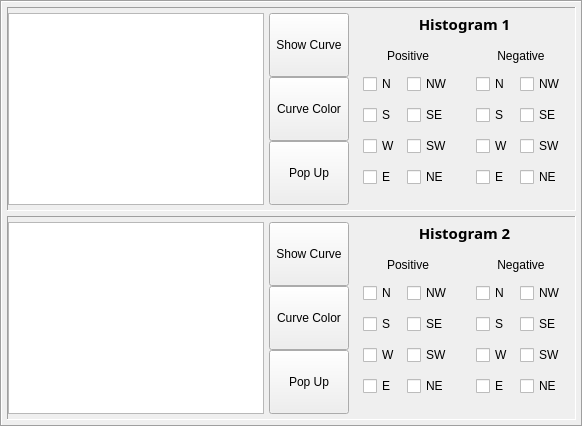
    <widget class="QFrame" name="frame_graph">
     <property name="frameShape">
      <enum>QFrame::Shape::Box</enum>
     </property>
     <property name="frameShadow">
      <enum>QFrame::Shadow::Sunken</enum>
     </property>
     <layout class="QVBoxLayout" name="verticalLayout_17">
      <property name="spacing">
       <number>5</number>
      </property>
      <property name="leftMargin">
       <number>5</number>
      </property>
      <property name="topMargin">
       <number>5</number>
      </property>
      <property name="rightMargin">
       <number>5</number>
      </property>
      <property name="bottomMargin">
       <number>5</number>
      </property>
      <item>
       <widget class="QFrame" name="histogram_1">
        <property name="frameShape">
         <enum>QFrame::Shape::Panel</enum>
        </property>
        <property name="frameShadow">
         <enum>QFrame::Shadow::Sunken</enum>
        </property>
        <layout class="QGridLayout" name="gridLayout_5">
         <property name="leftMargin">
          <number>0</number>
         </property>
         <property name="topMargin">
          <number>5</number>
         </property>
         <property name="rightMargin">
          <number>0</number>
         </property>
         <property name="bottomMargin">
          <number>5</number>
         </property>
         <property name="horizontalSpacing">
          <number>5</number>
         </property>
         <property name="verticalSpacing">
          <number>0</number>
         </property>
         <item row="2" column="5">
          <widget class="QWidget" name="h1_pos" native="true">
           <layout class="QGridLayout" name="gridLayout_10">
            <item row="3" column="0">
             <widget class="QCheckBox" name="cb_h1_pos_W">
              <property name="text">
               <string>W</string>
              </property>
             </widget>
            </item>
            <item row="1" column="1">
             <widget class="QCheckBox" name="cb_h1_pos_NW">
              <property name="text">
               <string>NW</string>
              </property>
             </widget>
            </item>
            <item row="1" column="0">
             <widget class="QCheckBox" name="cb_h1_pos_N">
              <property name="text">
               <string>N</string>
              </property>
             </widget>
            </item>
            <item row="4" column="1">
             <widget class="QCheckBox" name="cb_h1_pos_NE">
              <property name="text">
               <string>NE</string>
              </property>
             </widget>
            </item>
            <item row="3" column="1">
             <widget class="QCheckBox" name="cb_h1_pos_SW">
              <property name="text">
               <string>SW</string>
              </property>
             </widget>
            </item>
            <item row="4" column="0">
             <widget class="QCheckBox" name="cb_h1_pos_E">
              <property name="text">
               <string>E</string>
              </property>
             </widget>
            </item>
            <item row="2" column="0">
             <widget class="QCheckBox" name="cb_h1_pos_S">
              <property name="text">
               <string>S</string>
              </property>
             </widget>
            </item>
            <item row="2" column="1">
             <widget class="QCheckBox" name="cb_h1_pos_SE">
              <property name="text">
               <string>SE</string>
              </property>
             </widget>
            </item>
            <item row="0" column="0" colspan="2">
             <widget class="QLabel" name="label_h1_pos">
              <property name="sizePolicy">
               <sizepolicy hsizetype="Preferred" vsizetype="Maximum">
                <horstretch>0</horstretch>
                <verstretch>0</verstretch>
               </sizepolicy>
              </property>
              <property name="text">
               <string>Positive</string>
              </property>
              <property name="alignment">
               <set>Qt::AlignmentFlag::AlignCenter</set>
              </property>
             </widget>
            </item>
           </layout>
          </widget>
         </item>
         <item row="2" column="6">
          <widget class="QWidget" name="h1_neg" native="true">
           <layout class="QGridLayout" name="gridLayout_11">
            <item row="3" column="0">
             <widget class="QCheckBox" name="cb_h1_neg_W">
              <property name="text">
               <string>W</string>
              </property>
             </widget>
            </item>
            <item row="0" column="0" colspan="2">
             <widget class="QLabel" name="label_h1_neg">
              <property name="sizePolicy">
               <sizepolicy hsizetype="Preferred" vsizetype="Maximum">
                <horstretch>0</horstretch>
                <verstretch>0</verstretch>
               </sizepolicy>
              </property>
              <property name="text">
               <string>Negative</string>
              </property>
              <property name="alignment">
               <set>Qt::AlignmentFlag::AlignCenter</set>
              </property>
             </widget>
            </item>
            <item row="1" column="1">
             <widget class="QCheckBox" name="cb_h1_neg_NW">
              <property name="text">
               <string>NW</string>
              </property>
             </widget>
            </item>
            <item row="1" column="0">
             <widget class="QCheckBox" name="cb_h1_neg_N">
              <property name="text">
               <string>N</string>
              </property>
             </widget>
            </item>
            <item row="4" column="1">
             <widget class="QCheckBox" name="cb_h1_neg_NE">
              <property name="text">
               <string>NE</string>
              </property>
             </widget>
            </item>
            <item row="3" column="1">
             <widget class="QCheckBox" name="cb_h1_neg_SW">
              <property name="text">
               <string>SW</string>
              </property>
             </widget>
            </item>
            <item row="4" column="0">
             <widget class="QCheckBox" name="cb_h1_neg_E">
              <property name="text">
               <string>E</string>
              </property>
             </widget>
            </item>
            <item row="2" column="0">
             <widget class="QCheckBox" name="cb_h1_neg_S">
              <property name="text">
               <string>S</string>
              </property>
             </widget>
            </item>
            <item row="2" column="1">
             <widget class="QCheckBox" name="cb_h1_neg_SE">
              <property name="text">
               <string>SE</string>
              </property>
             </widget>
            </item>
           </layout>
          </widget>
         </item>
         <item row="1" column="0" rowspan="2">
          <widget class="QGraphicsView" name="graph_1">
           <property name="sizePolicy">
            <sizepolicy hsizetype="Expanding" vsizetype="Minimum">
             <horstretch>0</horstretch>
             <verstretch>0</verstretch>
            </sizepolicy>
           </property>
          </widget>
         </item>
         <item row="1" column="5" colspan="2">
          <widget class="QLabel" name="label_histogram_1">
           <property name="sizePolicy">
            <sizepolicy hsizetype="Preferred" vsizetype="Maximum">
             <horstretch>0</horstretch>
             <verstretch>0</verstretch>
            </sizepolicy>
           </property>
           <property name="font">
            <font>
             <family>Noto Sans</family>
             <pointsize>11</pointsize>
             <bold>true</bold>
            </font>
           </property>
           <property name="text">
            <string>Histogram 1</string>
           </property>
           <property name="alignment">
            <set>Qt::AlignmentFlag::AlignCenter</set>
           </property>
          </widget>
         </item>
         <item row="1" column="4" rowspan="2">
          <widget class="QWidget" name="h1_btn" native="true">
           <layout class="QVBoxLayout" name="verticalLayout_16">
            <property name="spacing">
             <number>0</number>
            </property>
            <property name="leftMargin">
             <number>0</number>
            </property>
            <property name="topMargin">
             <number>0</number>
            </property>
            <property name="rightMargin">
             <number>0</number>
            </property>
            <property name="bottomMargin">
             <number>0</number>
            </property>
            <item>
             <widget class="QToolButton" name="btn_h1_show">
              <property name="sizePolicy">
               <sizepolicy hsizetype="Minimum" vsizetype="Minimum">
                <horstretch>0</horstretch>
                <verstretch>0</verstretch>
               </sizepolicy>
              </property>
              <property name="text">
               <string>Show Curve</string>
              </property>
             </widget>
            </item>
            <item>
             <widget class="QToolButton" name="btn_h1_color">
              <property name="sizePolicy">
               <sizepolicy hsizetype="Minimum" vsizetype="Minimum">
                <horstretch>0</horstretch>
                <verstretch>0</verstretch>
               </sizepolicy>
              </property>
              <property name="text">
               <string>Curve Color</string>
              </property>
             </widget>
            </item>
            <item>
             <widget class="QToolButton" name="btn_h1_popup">
              <property name="sizePolicy">
               <sizepolicy hsizetype="Minimum" vsizetype="Minimum">
                <horstretch>0</horstretch>
                <verstretch>0</verstretch>
               </sizepolicy>
              </property>
              <property name="text">
               <string>Pop Up</string>
              </property>
             </widget>
            </item>
           </layout>
          </widget>
         </item>
        </layout>
       </widget>
      </item>
      <item>
       <widget class="QFrame" name="histogram_2">
        <property name="frameShape">
         <enum>QFrame::Shape::Panel</enum>
        </property>
        <property name="frameShadow">
         <enum>QFrame::Shadow::Sunken</enum>
        </property>
        <property name="lineWidth">
         <number>1</number>
        </property>
        <layout class="QGridLayout" name="gridLayout_4">
         <property name="leftMargin">
          <number>0</number>
         </property>
         <property name="topMargin">
          <number>5</number>
         </property>
         <property name="rightMargin">
          <number>0</number>
         </property>
         <property name="bottomMargin">
          <number>5</number>
         </property>
         <property name="horizontalSpacing">
          <number>5</number>
         </property>
         <property name="verticalSpacing">
          <number>0</number>
         </property>
         <item row="1" column="0" rowspan="2">
          <widget class="QGraphicsView" name="graph_2">
           <property name="sizePolicy">
            <sizepolicy hsizetype="Expanding" vsizetype="Minimum">
             <horstretch>0</horstretch>
             <verstretch>0</verstretch>
            </sizepolicy>
           </property>
          </widget>
         </item>
         <item row="2" column="5">
          <widget class="QWidget" name="h2_pos" native="true">
           <layout class="QGridLayout" name="gridLayout_9">
            <item row="3" column="0">
             <widget class="QCheckBox" name="cb_h2_pos_W">
              <property name="text">
               <string>W</string>
              </property>
             </widget>
            </item>
            <item row="1" column="1">
             <widget class="QCheckBox" name="cb_h2_pos_NW">
              <property name="text">
               <string>NW</string>
              </property>
             </widget>
            </item>
            <item row="1" column="0">
             <widget class="QCheckBox" name="cb_h2_pos_N">
              <property name="text">
               <string>N</string>
              </property>
             </widget>
            </item>
            <item row="4" column="1">
             <widget class="QCheckBox" name="cb_h2_pos_NE">
              <property name="text">
               <string>NE</string>
              </property>
             </widget>
            </item>
            <item row="3" column="1">
             <widget class="QCheckBox" name="cb_h2_pos_SW">
              <property name="text">
               <string>SW</string>
              </property>
             </widget>
            </item>
            <item row="4" column="0">
             <widget class="QCheckBox" name="cb_h2_pos_E">
              <property name="text">
               <string>E</string>
              </property>
             </widget>
            </item>
            <item row="2" column="0">
             <widget class="QCheckBox" name="cb_h2_pos_S">
              <property name="text">
               <string>S</string>
              </property>
             </widget>
            </item>
            <item row="2" column="1">
             <widget class="QCheckBox" name="cb_h2_pos_SE">
              <property name="text">
               <string>SE</string>
              </property>
             </widget>
            </item>
            <item row="0" column="0" colspan="2">
             <widget class="QLabel" name="label_h2_pos">
              <property name="sizePolicy">
               <sizepolicy hsizetype="Preferred" vsizetype="Maximum">
                <horstretch>0</horstretch>
                <verstretch>0</verstretch>
               </sizepolicy>
              </property>
              <property name="text">
               <string>Positive</string>
              </property>
              <property name="alignment">
               <set>Qt::AlignmentFlag::AlignCenter</set>
              </property>
             </widget>
            </item>
           </layout>
          </widget>
         </item>
         <item row="2" column="6">
          <widget class="QWidget" name="h2_neg" native="true">
           <layout class="QGridLayout" name="gridLayout_8">
            <item row="3" column="0">
             <widget class="QCheckBox" name="cb_h2_neg_W">
              <property name="text">
               <string>W</string>
              </property>
             </widget>
            </item>
            <item row="0" column="0" colspan="2">
             <widget class="QLabel" name="label_h2_neg">
              <property name="sizePolicy">
               <sizepolicy hsizetype="Preferred" vsizetype="Maximum">
                <horstretch>0</horstretch>
                <verstretch>0</verstretch>
               </sizepolicy>
              </property>
              <property name="text">
               <string>Negative</string>
              </property>
              <property name="alignment">
               <set>Qt::AlignmentFlag::AlignCenter</set>
              </property>
             </widget>
            </item>
            <item row="1" column="1">
             <widget class="QCheckBox" name="cb_h2_neg_NW">
              <property name="text">
               <string>NW</string>
              </property>
             </widget>
            </item>
            <item row="1" column="0">
             <widget class="QCheckBox" name="cb_h2_neg_N">
              <property name="text">
               <string>N</string>
              </property>
             </widget>
            </item>
            <item row="4" column="1">
             <widget class="QCheckBox" name="cb_h2_neg_NE">
              <property name="text">
               <string>NE</string>
              </property>
             </widget>
            </item>
            <item row="3" column="1">
             <widget class="QCheckBox" name="cb_h2_neg_SW">
              <property name="text">
               <string>SW</string>
              </property>
             </widget>
            </item>
            <item row="4" column="0">
             <widget class="QCheckBox" name="cb_h2_neg_E">
              <property name="text">
               <string>E</string>
              </property>
             </widget>
            </item>
            <item row="2" column="0">
             <widget class="QCheckBox" name="cb_h2_neg_S">
              <property name="text">
               <string>S</string>
              </property>
             </widget>
            </item>
            <item row="2" column="1">
             <widget class="QCheckBox" name="cb_h2_neg_SE">
              <property name="text">
               <string>SE</string>
              </property>
             </widget>
            </item>
           </layout>
          </widget>
         </item>
         <item row="1" column="5" colspan="2">
          <widget class="QLabel" name="label_histogram_2">
           <property name="sizePolicy">
            <sizepolicy hsizetype="Preferred" vsizetype="Maximum">
             <horstretch>0</horstretch>
             <verstretch>0</verstretch>
            </sizepolicy>
           </property>
           <property name="font">
            <font>
             <family>Noto Sans</family>
             <pointsize>11</pointsize>
             <bold>true</bold>
            </font>
           </property>
           <property name="text">
            <string>Histogram 2</string>
           </property>
           <property name="alignment">
            <set>Qt::AlignmentFlag::AlignCenter</set>
           </property>
          </widget>
         </item>
         <item row="1" column="4" rowspan="2">
          <widget class="QWidget" name="h2_btn" native="true">
           <layout class="QVBoxLayout" name="verticalLayout_15">
            <property name="spacing">
             <number>0</number>
            </property>
            <property name="leftMargin">
             <number>0</number>
            </property>
            <property name="topMargin">
             <number>0</number>
            </property>
            <property name="rightMargin">
             <number>0</number>
            </property>
            <property name="bottomMargin">
             <number>0</number>
            </property>
            <item>
             <widget class="QToolButton" name="btn_h2_show">
              <property name="sizePolicy">
               <sizepolicy hsizetype="Minimum" vsizetype="Minimum">
                <horstretch>0</horstretch>
                <verstretch>0</verstretch>
               </sizepolicy>
              </property>
              <property name="text">
               <string>Show Curve</string>
              </property>
             </widget>
            </item>
            <item>
             <widget class="QToolButton" name="btn_h2_color">
              <property name="sizePolicy">
               <sizepolicy hsizetype="Minimum" vsizetype="Minimum">
                <horstretch>0</horstretch>
                <verstretch>0</verstretch>
               </sizepolicy>
              </property>
              <property name="text">
               <string>Curve Color</string>
              </property>
             </widget>
            </item>
            <item>
             <widget class="QToolButton" name="btn_h2_popup">
              <property name="sizePolicy">
               <sizepolicy hsizetype="Minimum" vsizetype="Minimum">
                <horstretch>0</horstretch>
                <verstretch>0</verstretch>
               </sizepolicy>
              </property>
              <property name="text">
               <string>Pop Up</string>
              </property>
             </widget>
            </item>
           </layout>
          </widget>
         </item>
        </layout>
       </widget>
      </item>
     </layout>
    </widget>
